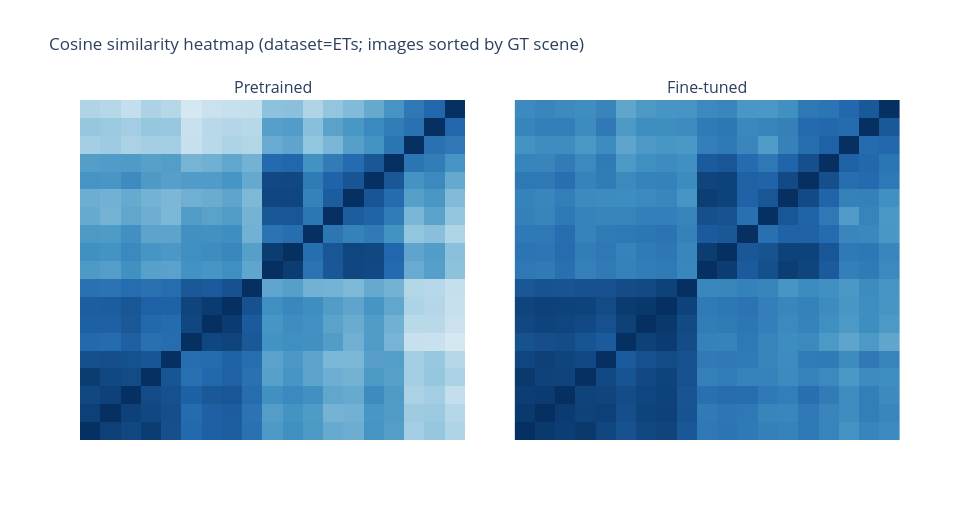

Here is the notebook cell this chart was saved with:
### Markdown cell above
## 6) Qualitative visuals

Two visuals that usually work well in slides:
- **Cosine-similarity heatmap** (images sorted by ground-truth scene): fine-tuning should strengthen the block-diagonal structure.
- **Nearest neighbor image grid**: show a query + its top neighbors before/after fine-tuning.

### Code cell
import plotly.graph_objects as go
from plotly.subplots import make_subplots


VIS_DATASET = "ETs"
MAX_SCENES = 10
MAX_PER_SCENE = 25

labels_vis = labels_df[labels_df["dataset"] == VIS_DATASET].copy()
scene_counts = labels_vis["scene"].astype(str).value_counts()
top_scenes = [s for s in scene_counts.index.tolist()[: int(MAX_SCENES)]]

pairs: list[tuple[str, str]] = []
for scene in top_scenes:
    keys = labels_vis.loc[labels_vis["scene"].astype(str) == str(scene), "image_key"].astype(str).tolist()
    keys = sorted(keys)[: int(MAX_PER_SCENE)]
    pairs.extend([(str(scene), str(k)) for k in keys])

pairs.sort(key=lambda x: (x[0], x[1]))
sel_keys = [k for _s, k in pairs]


def _subset_similarity(cache_root: Path, *, dataset: str, keys: list[str]) -> np.ndarray:
    image_ids, emb, _paths = load_cache(cache_root, dataset)
    idx_map = {str(iid): int(i) for i, iid in enumerate(image_ids)}
    idx = [idx_map[k] for k in keys if k in idx_map]
    z = _normalize_rows(emb[idx])
    sim = z @ z.T
    return sim.astype(np.float32, copy=False)


sim_pre = _subset_similarity(CACHE_PRETRAINED_TEST, dataset=VIS_DATASET, keys=sel_keys)
sim_ft = _subset_similarity(CACHE_FINETUNED_TEST, dataset=VIS_DATASET, keys=sel_keys)

fig = make_subplots(rows=1, cols=2, subplot_titles=["Pretrained", "Fine-tuned"], horizontal_spacing=0.06)
fig.add_trace(go.Heatmap(z=sim_pre, colorscale="RdBu", zmin=-1, zmax=1, showscale=False), row=1, col=1)
fig.add_trace(go.Heatmap(z=sim_ft, colorscale="RdBu", zmin=-1, zmax=1, showscale=False), row=1, col=2)
fig.update_layout(
    title=f"Cosine similarity heatmap (dataset={VIS_DATASET}; images sorted by GT scene)",
    height=520,
    width=980,
)
fig.update_xaxes(showticklabels=False)
fig.update_yaxes(showticklabels=False)
fig.show()

### Figure 1 — Plotly figure (JSON) as saved in the notebook; plotly's stock layout.template omitted (floating-point values rounded to 4 significant figures; data arrays with more than 128 entries replaced by an {"elided": "..."} marker saying what was removed)
{"data": [{"colorscale": [[0, "rgb(103,0,31)"], [0.1, "rgb(178,24,43)"], [0.2, "rgb(214,96,77)"], [0.3, "rgb(244,165,130)"], [0.4, "rgb(253,219,199)"], [0.5, "rgb(247,247,247)"], [0.6, "rgb(209,229,240)"], [0.7, "rgb(146,197,222)"], [0.8, "rgb(67,147,195)"], [0.9, "rgb(33,102,172)"], [1, "rgb(5,48,97)"]], "showscale": false, "type": "heatmap", "xaxis": "x", "yaxis": "y", "z": {"elided": "19x19 float values"}, "zmax": 1, "zmin": -1}, {"colorscale": [[0, "rgb(103,0,31)"], [0.1, "rgb(178,24,43)"], [0.2, "rgb(214,96,77)"], [0.3, "rgb(244,165,130)"], [0.4, "rgb(253,219,199)"], [0.5, "rgb(247,247,247)"], [0.6, "rgb(209,229,240)"], [0.7, "rgb(146,197,222)"], [0.8, "rgb(67,147,195)"], [0.9, "rgb(33,102,172)"], [1, "rgb(5,48,97)"]], "showscale": false, "type": "heatmap", "xaxis": "x2", "yaxis": "y2", "z": {"elided": "19x19 float values"}, "zmax": 1, "zmin": -1}], "layout": {"annotations": [{"font": {"size": 16}, "showarrow": false, "text": "Pretrained", "x": 0.235, "xanchor": "center", "xref": "paper", "y": 1, "yanchor": "bottom", "yref": "paper"}, {"font": {"size": 16}, "showarrow": false, "text": "Fine-tuned", "x": 0.765, "xanchor": "center", "xref": "paper", "y": 1, "yanchor": "bottom", "yref": "paper"}], "height": 520, "title": {"text": "Cosine similarity heatmap (dataset=ETs; images sorted by GT scene)"}, "width": 980, "xaxis": {"anchor": "y", "domain": [0, 0.47], "showticklabels": false}, "xaxis2": {"anchor": "y2", "domain": [0.53, 1], "showticklabels": false}, "yaxis": {"anchor": "x", "domain": [0, 1], "showticklabels": false}, "yaxis2": {"anchor": "x2", "domain": [0, 1], "showticklabels": false}}}
